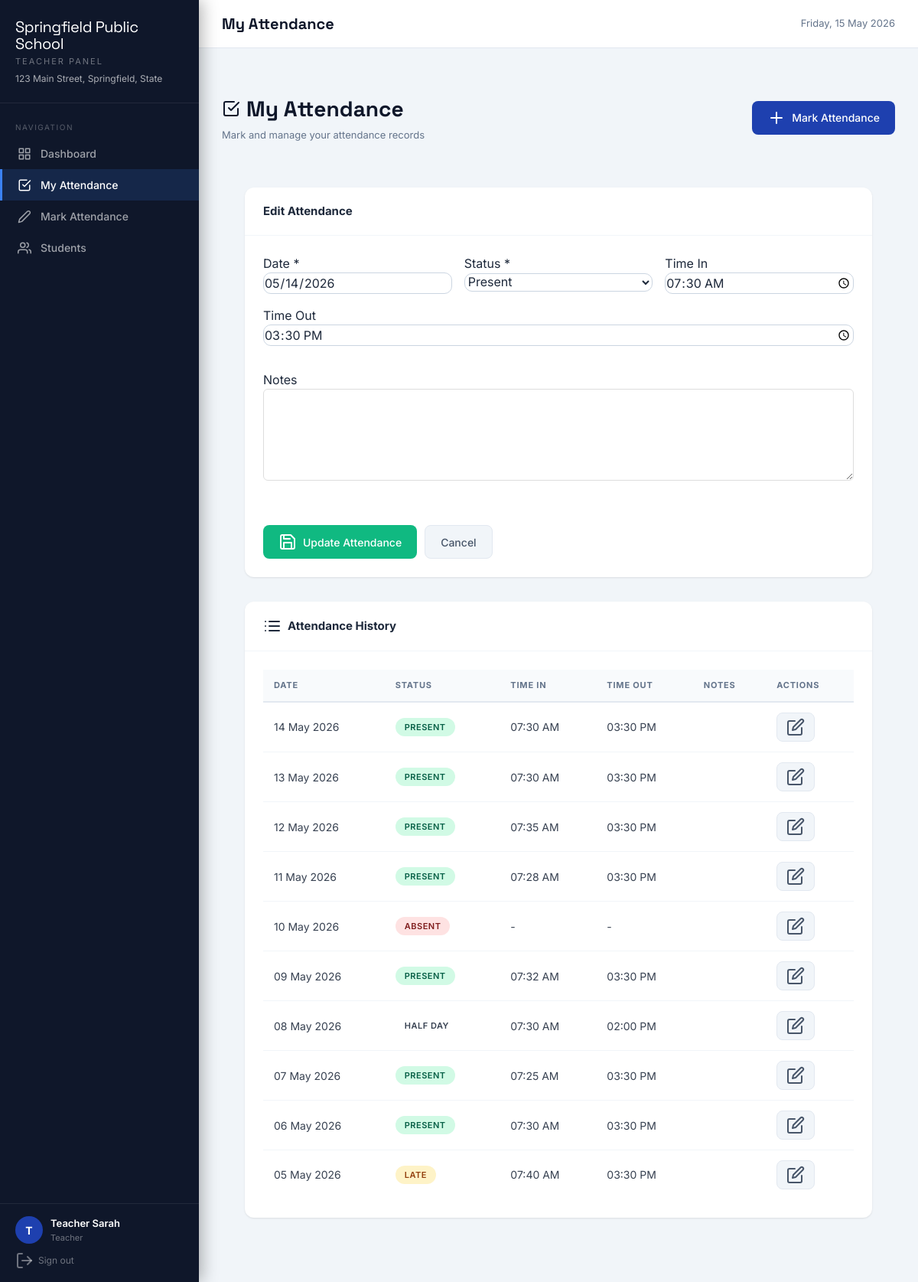
Page /teacher/my-attendance.php?edit=1 (signed in) on the committed database.
### tables this page shows
CREATE TABLE IF NOT EXISTS settings (
    id INT AUTO_INCREMENT PRIMARY KEY,
    setting_key VARCHAR(100) UNIQUE NOT NULL,
    setting_value TEXT,
    description VARCHAR(255),
    updated_at TIMESTAMP DEFAULT CURRENT_TIMESTAMP ON UPDATE CURRENT_TIMESTAMP
);

CREATE TABLE IF NOT EXISTS teacher_attendance (
    id INT AUTO_INCREMENT PRIMARY KEY,
    teacher_id INT NOT NULL,
    date DATE NOT NULL,
    time_in TIME,
    time_out TIME,
    status ENUM('present','absent','late','half_day','on_leave') DEFAULT 'present',
    notes TEXT,
    created_at TIMESTAMP DEFAULT CURRENT_TIMESTAMP,
    updated_at TIMESTAMP DEFAULT CURRENT_TIMESTAMP ON UPDATE CURRENT_TIMESTAMP,
    FOREIGN KEY (teacher_id) REFERENCES users(id) ON DELETE CASCADE,
    UNIQUE KEY unique_teacher_date (teacher_id, date)
);

### config.php (called while the page is built, shortened)
<?php
function getDB() {
    static $pdo = null;
    if ($pdo === null) {
        try {
            $dsn = "mysql:host=" . DB_HOST . ";port=" . DB_PORT . ";dbname=" . DB_NAME . ";charset=utf8mb4";
            $options = [
                PDO::ATTR_ERRMODE            => PDO::ERRMODE_EXCEPTION,
                PDO::ATTR_DEFAULT_FETCH_MODE => PDO::FETCH_ASSOC,
                PDO::ATTR_EMULATE_PREPARES   => false,
            ];
            $pdo = new PDO($dsn, DB_USER, DB_PASS, $options);
        } catch (PDOException $e) {
            die(json_encode(['error' => 'Database connection failed: ' . $e->getMessage()]));
        }
    }
    return $pdo;
}
function getSetting($key) {
    try {
        $db = getDB();
        $stmt = $db->prepare("SELECT setting_value FROM settings WHERE setting_key = ?");
        $stmt->execute([$key]);
        $row = $stmt->fetch();
        return $row ? $row['setting_value'] : null;
    } catch (Exception $e) {
        return null;
    }
}
function formatDate($date) {
    return date('d M Y', strtotime($date));
}
function formatTime($time) {
    return date('h:i A', strtotime($time));
}
?>

### auth.php (called while the page is built, shortened)
<?php
require_once __DIR__ . '/config.php';
function isLoggedIn() {
    return true;
}
function getCurrentUser() {
    return [
        'id'   => $_SESSION['user_id'],
        'name' => $_SESSION['user_name'],
        'email'=> $_SESSION['user_email'],
        'role' => $_SESSION['role'],
    ];
}
?>

### teacher/my-attendance.php (the view, shortened to what this page needs)
<?php
$pageTitle = 'My Attendance';
require_once __DIR__ . '/../auth.php';
require_once __DIR__ . '/../header.php';
$db = getDB();
$user = getCurrentUser();
$stmt = $db->prepare("
    SELECT * FROM teacher_attendance
    WHERE teacher_id = ?
    ORDER BY date DESC
");
$stmt->execute([$user['id']]);
$attendanceRecords = $stmt->fetchAll();
$editRecord = null;
if (isset($_GET['edit'])) {
    $id = (int)$_GET['edit'];
    $stmt = $db->prepare("SELECT * FROM teacher_attendance WHERE id = ? AND teacher_id = ?");
    $stmt->execute([$id, $user['id']]);
    $editRecord = $stmt->fetch();
}
?>
<div class="page-header">
    <div class="header-content">
        <h1><i data-feather="check-square"></i> My Attendance</h1>
        <p>Mark and manage your attendance records</p>
    </div>
    <button class="btn btn-primary" onclick="document.getElementById('markForm').scrollIntoView({behavior:'smooth'})">
        <i data-feather="plus"></i> Mark Attendance
    </button>
</div>
<div class="page-content">
    <div class="card" id="markForm">
        <div class="card-header">
            <h3><?= $editRecord ? 'Edit Attendance' : 'Mark Attendance' ?></h3>
        </div>
        <div class="card-body">
            <form method="POST" class="form">
                <div class="form-row">
                    <div class="form-group">
                        <label>Date *</label>
                        <?php if ($editRecord): ?>
                            <input type="date" value="<?= $editRecord['date'] ?>" disabled>
                        <?php else: ?>
                            <input type="date" name="date" value="<?= date('Y-m-d') ?>" required>
                        <?php endif; ?>
                    </div>
                    <div class="form-group">
                        <label>Status *</label>
                        <select name="status" required>
                            <option value="present" <?= ($editRecord['status'] ?? 'present') === 'present' ? 'selected' : '' ?>>Present</option>
                        </select>
                    </div>
                    <div class="form-group">
                        <label>Time In</label>
                        <input type="time" name="time_in" value="<?= $editRecord['time_in'] ?? date('H:i') ?>">
                    </div>
                    <div class="form-group">
                        <label>Time Out</label>
                        <input type="time" name="time_out" value="<?= $editRecord['time_out'] ?? '' ?>">
                    </div>
                </div>
                <div class="form-row">
                    <div class="form-group" style="flex:1">
                        <label>Notes</label>
                        <textarea name="notes" style="width:100%;padding:8px;border:1px solid #ddd;border-radius:6px"><?= htmlspecialchars($editRecord['notes'] ?? '') ?></textarea>
                    </div>
                </div>
                <div class="form-actions">
                    <button type="submit" class="btn btn-success">
                        <i data-feather="save"></i> <?= $editRecord ? 'Update Attendance' : 'Mark Attendance' ?>
                    </button>
                    <?php if ($editRecord): ?>
                    <a href="my-attendance.php" class="btn btn-secondary">Cancel</a>
                    <?php endif; ?>
                </div>
            </form>
        </div>
    </div>
    <div class="card mt-8">
        <div class="card-header">
            <h3><i data-feather="list"></i> Attendance History</h3>
        </div>
        <div class="card-body">
            <div class="table-wrapper">
                <table class="table">
                    <thead>
                        <tr>
                            <th>Date</th>
                            <th>Status</th>
                            <th>Time In</th>
                            <th>Time Out</th>
                            <th>Notes</th>
                            <th>Actions</th>
                        </tr>
                    </thead>
                    <tbody>
                        <?php if (empty($attendanceRecords)): ?>
                        <tr><td colspan="6" style="text-align:center;padding:20px;color:#6b7280">No records yet</td></tr>
                        <?php else: ?>
                            <?php foreach ($attendanceRecords as $record): ?>
                            <tr>
                                <td><?= formatDate($record['date']) ?></td>
                                <td><span class="badge badge-<?= $record['status'] ?>"><?= ucfirst(str_replace('_', ' ', $record['status'])) ?></span></td>
                                <td><?= $record['time_in'] ? formatTime($record['time_in']) : '-' ?></td>
                                <td><?= $record['time_out'] ? formatTime($record['time_out']) : '-' ?></td>
                                <td><?= htmlspecialchars($record['notes'] ?? '') ?></td>
                                <td class="action-buttons">
                                    <a href="?edit=<?= $record['id'] ?>" class="btn btn-sm btn-secondary">
                                        <i data-feather="edit"></i>
                                    </a>
                                </td>
                            </tr>
                            <?php endforeach; ?>
                        <?php endif; ?>
                    </tbody>
                </table>
            </div>
        </div>
    </div>
</div>
<?php require_once __DIR__ . '/../footer.php'; ?>

### header.php (shortened to what this page needs)
<?php
$user = getCurrentUser();
$role = $user['role'] ?? '';
$schoolName = getSetting('school_name') ?: APP_NAME;
$schoolAddress = getSetting('school_address');
$navItems = [];
if ($role === 'admin') {
    $navItems = [
        ['url'=>'dashboard.php','icon'=>'grid','label'=>'Dashboard'],
        ['url'=>'students.php','icon'=>'users','label'=>'Students'],
        ['url'=>'teachers.php','icon'=>'briefcase','label'=>'Teachers'],        ['url'=>'principals.php','icon'=>'user-check','label'=>'Principals'],        ['url'=>'attendance.php','icon'=>'check-square','label'=>'Attendance'],
        ['url'=>'daily-report.php','icon'=>'calendar','label'=>'Daily Report'],
        ['url'=>'performance.php','icon'=>'trending-up','label'=>'Performance'],
        ['url'=>'reports.php','icon'=>'bar-chart-2','label'=>'Reports'],
        ['url'=>'logs.php','icon'=>'file-text','label'=>'Logs'],
        ['url'=>'settings.php','icon'=>'settings','label'=>'Settings'],
    ];
} elseif ($role === 'principal') {
    $navItems = [
        ['url'=>'dashboard.php','icon'=>'grid','label'=>'Dashboard'],
        ['url'=>'reports.php','icon'=>'bar-chart-2','label'=>'Reports'],
        ['url'=>'attendance.php','icon'=>'check-square','label'=>'Attendance'],
    ];
} elseif ($role === 'teacher') {
    $navItems = [
        ['url'=>'dashboard.php','icon'=>'grid','label'=>'Dashboard'],
        ['url'=>'my-attendance.php','icon'=>'check-square','label'=>'My Attendance'],
        ['url'=>'mark-attendance.php','icon'=>'edit-2','label'=>'Mark Attendance'],
        ['url'=>'students.php','icon'=>'users','label'=>'Students'],
    ];
}
$currentPage = basename($_SERVER['PHP_SELF']);
?>
<!DOCTYPE html>
<html lang="en">
<head>
    <script src="https://cdn.tailwindcss.com"></script>
</head>
<body>
<div class="sidebar" id="sidebar">
    <div class="sidebar-logo">
        <div class="logo-text">
            <h1><?= htmlspecialchars($schoolName) ?></h1>
            <div class="sidebar-role"><?= ucfirst($role) ?> Panel</div>
            <?php if ($schoolAddress): ?>
            <div class="sidebar-subtitle"><?= htmlspecialchars($schoolAddress) ?></div>
            <?php endif; ?>
        </div>
    </div>
    <nav class="nav-section">
        <div class="nav-label">Navigation</div>
        <?php foreach($navItems as $item): ?>
        <a href="<?= $item['url'] ?>" class="nav-item <?= $currentPage === $item['url'] ? 'active' : '' ?>">
            <i data-feather="<?= $item['icon'] ?>"></i>
            <?= $item['label'] ?>
        </a>
        <?php endforeach; ?>
    </nav>
    <div class="sidebar-footer">
        <div class="user-info">
            <div class="avatar"><?= strtoupper(substr($user['name'], 0, 1)) ?></div>
            <div class="user-details">
                <div class="user-name"><?= htmlspecialchars($user['name']) ?></div>
                <div class="user-role"><?= ucfirst($role) ?></div>
            </div>
        </div>
        <a href="../logout.php" class="logout-btn"><i data-feather="log-out"></i> Sign out</a>
    </div>
</div>
<div class="main-content">
    <div class="top-bar" style="margin-bottom:0">
        <div class="page-title"><?= htmlspecialchars($pageTitle ?? 'Dashboard') ?></div>
        <div style="display:flex;align-items:center;gap:12px;">
            <span style="font-size:13px;color:#64748b;"><?= date('l, d M Y') ?></span>
        </div>
    </div>
    <div class="page-wrapper" style="padding:30px;background:#f1f5f9;">

### rows in the picture
settings: setting_value "Springfield Public School"
settings: setting_value "123 Main Street, Springfield, State"
teacher_attendance: date "05/14/2026", status "Present", time_in "07:30:00", time_out "15:30:00", date "14 May 2026", status "PRESENT", time_in "07:30 AM", time_out "03:30 PM"
teacher_attendance: date "13 May 2026", status "PRESENT", time_in "07:30 AM", time_out "03:30 PM"
teacher_attendance: date "12 May 2026", status "PRESENT", time_in "07:35 AM", time_out "03:30 PM"
teacher_attendance: date "11 May 2026", status "PRESENT", time_in "07:28 AM", time_out "03:30 PM"
teacher_attendance: date "10 May 2026", status "ABSENT"
teacher_attendance: date "09 May 2026", status "PRESENT", time_in "07:32 AM", time_out "03:30 PM"
teacher_attendance: date "08 May 2026", status "HALF DAY", time_in "07:30 AM", time_out "02:00 PM"
teacher_attendance: date "07 May 2026", status "PRESENT", time_in "07:25 AM", time_out "03:30 PM"
teacher_attendance: date "06 May 2026", status "PRESENT", time_in "07:30 AM", time_out "03:30 PM"
teacher_attendance: date "05 May 2026", status "LATE", time_in "07:40 AM", time_out "03:30 PM"

### other values in the picture
$role "TEACHER"
$item['label'] "Dashboard"
$item['label'] "My Attendance"
$item['label'] "Mark Attendance"
$item['label'] "Students"
substr($user['name'], 0, 1) "T"
$user['name'] "Teacher Sarah"
$role "Teacher"
$pageTitle "My Attendance"
